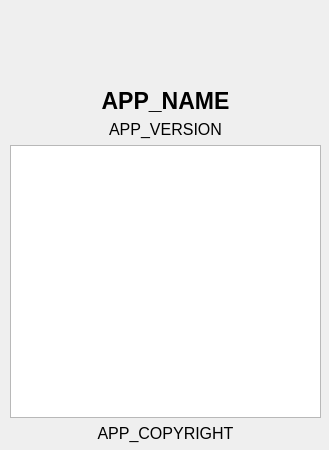
<?xml version="1.0" encoding="UTF-8"?>
<ui version="4.0">
 <author>Philip Andersen</author>
 <class>AboutDialog</class>
 <widget class="QDialog" name="AboutDialog">
  <property name="enabled">
   <bool>true</bool>
  </property>
  <property name="geometry">
   <rect>
    <x>0</x>
    <y>0</y>
    <width>329</width>
    <height>450</height>
   </rect>
  </property>
  <property name="maximumSize">
   <size>
    <width>500</width>
    <height>1000</height>
   </size>
  </property>
  <property name="windowTitle">
   <string>About</string>
  </property>
  <property name="modal">
   <bool>false</bool>
  </property>
  <widget class="QWidget" name="verticalLayoutWidget">
   <property name="geometry">
    <rect>
     <x>10</x>
     <y>7</y>
     <width>311</width>
     <height>436</height>
    </rect>
   </property>
   <layout class="QVBoxLayout" name="layout_vertical">
    <property name="spacing">
     <number>-1</number>
    </property>
    <property name="sizeConstraint">
     <enum>QLayout::SetDefaultConstraint</enum>
    </property>
    <property name="leftMargin">
     <number>0</number>
    </property>
    <item>
     <widget class="QLabel" name="label_logo">
      <property name="sizePolicy">
       <sizepolicy hsizetype="Expanding" vsizetype="Expanding">
        <horstretch>0</horstretch>
        <verstretch>0</verstretch>
       </sizepolicy>
      </property>
      <property name="minimumSize">
       <size>
        <width>0</width>
        <height>75</height>
       </size>
      </property>
      <property name="text">
       <string notr="true"/>
      </property>
      <property name="pixmap">
       <pixmap>../icons/64x64.png</pixmap>
      </property>
      <property name="alignment">
       <set>Qt::AlignCenter</set>
      </property>
     </widget>
    </item>
    <item>
     <widget class="QLabel" name="label_title">
      <property name="minimumSize">
       <size>
        <width>0</width>
        <height>0</height>
       </size>
      </property>
      <property name="font">
       <font>
        <pointsize>17</pointsize>
        <weight>75</weight>
        <bold>true</bold>
       </font>
      </property>
      <property name="layoutDirection">
       <enum>Qt::LeftToRight</enum>
      </property>
      <property name="text">
       <string>APP_NAME</string>
      </property>
      <property name="alignment">
       <set>Qt::AlignCenter</set>
      </property>
     </widget>
    </item>
    <item>
     <widget class="QLabel" name="label_version">
      <property name="font">
       <font>
        <pointsize>12</pointsize>
        <weight>50</weight>
        <bold>false</bold>
       </font>
      </property>
      <property name="layoutDirection">
       <enum>Qt::LeftToRight</enum>
      </property>
      <property name="text">
       <string>APP_VERSION</string>
      </property>
      <property name="alignment">
       <set>Qt::AlignCenter</set>
      </property>
     </widget>
    </item>
    <item>
     <widget class="QTextBrowser" name="textBrowser">
      <property name="sizePolicy">
       <sizepolicy hsizetype="Expanding" vsizetype="Expanding">
        <horstretch>0</horstretch>
        <verstretch>1</verstretch>
       </sizepolicy>
      </property>
      <property name="frameShadow">
       <enum>QFrame::Plain</enum>
      </property>
      <property name="horizontalScrollBarPolicy">
       <enum>Qt::ScrollBarAlwaysOff</enum>
      </property>
      <property name="source">
       <url>
        <string/>
       </url>
      </property>
      <property name="openExternalLinks">
       <bool>true</bool>
      </property>
     </widget>
    </item>
    <item>
     <widget class="QLabel" name="label_copyright">
      <property name="sizePolicy">
       <sizepolicy hsizetype="Preferred" vsizetype="Expanding">
        <horstretch>0</horstretch>
        <verstretch>0</verstretch>
       </sizepolicy>
      </property>
      <property name="font">
       <font>
        <pointsize>12</pointsize>
        <weight>50</weight>
        <bold>false</bold>
       </font>
      </property>
      <property name="layoutDirection">
       <enum>Qt::LeftToRight</enum>
      </property>
      <property name="text">
       <string>APP_COPYRIGHT</string>
      </property>
      <property name="alignment">
       <set>Qt::AlignCenter</set>
      </property>
     </widget>
    </item>
   </layout>
  </widget>
 </widget>
 <resources/>
 <connections/>
</ui>
